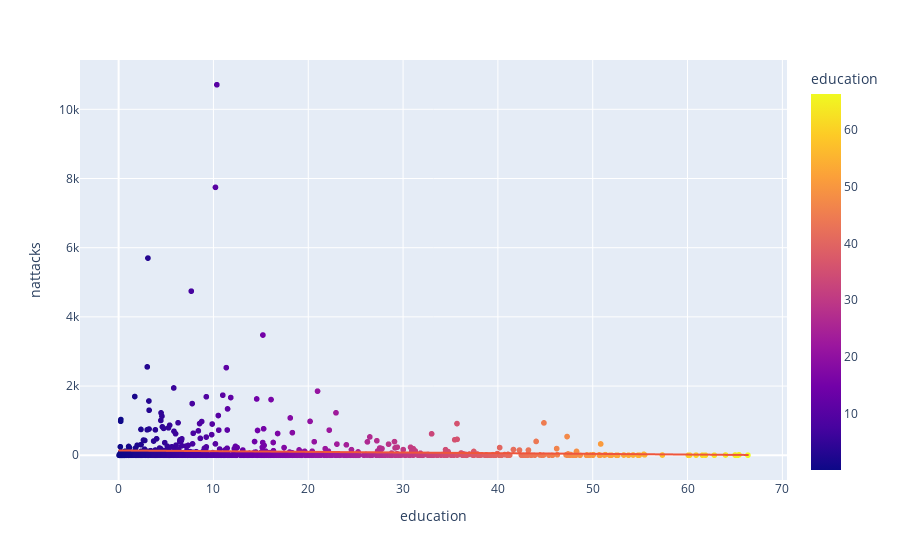

This figure's notebook cell:
### Code cell
fig = px.scatter(sec_df_merged, x="education", y="nattacks", trendline="ols", color='education')
fig.show()

### Figure 1 — Plotly figure (JSON) as saved in the notebook; plotly's stock layout.template omitted (floating-point values rounded to 4 significant figures; data arrays with more than 128 entries replaced by an {"elided": "..."} marker saying what was removed)
{"data": [{"hovertemplate": "education=%{marker.color}<br>nattacks=%{y}<extra></extra>", "legendgroup": "", "marker": {"color": {"elided": "1134 float values"}, "coloraxis": "coloraxis", "symbol": "circle"}, "mode": "markers", "name": "", "showlegend": false, "type": "scattergl", "x": {"elided": "1134 float values"}, "xaxis": "x", "y": {"elided": "1134 int values"}, "yaxis": "y"}, {"hovertemplate": "<b>OLS trendline</b><br>nattacks = -1.96666 * education + 138.505<br>R<sup>2</sup>=0.002907<br><br>education=%{x}<br>nattacks=%{y} <b>(trend)</b><extra></extra>", "legendgroup": "", "marker": {"symbol": "circle"}, "mode": "lines", "name": "", "showlegend": false, "type": "scattergl", "x": {"elided": "1134 float values"}, "xaxis": "x", "y": {"elided": "1134 float values"}, "yaxis": "y"}], "layout": {"coloraxis": {"colorbar": {"title": {"text": "education"}}, "colorscale": [[0, "#0d0887"], [0.1111, "#46039f"], [0.2222, "#7201a8"], [0.3333, "#9c179e"], [0.4444, "#bd3786"], [0.5556, "#d8576b"], [0.6667, "#ed7953"], [0.7778, "#fb9f3a"], [0.8889, "#fdca26"], [1, "#f0f921"]]}, "legend": {"tracegroupgap": 0}, "margin": {"t": 60}, "xaxis": {"anchor": "y", "domain": [0, 1], "title": {"text": "education"}}, "yaxis": {"anchor": "x", "domain": [0, 1], "title": {"text": "nattacks"}}}}
